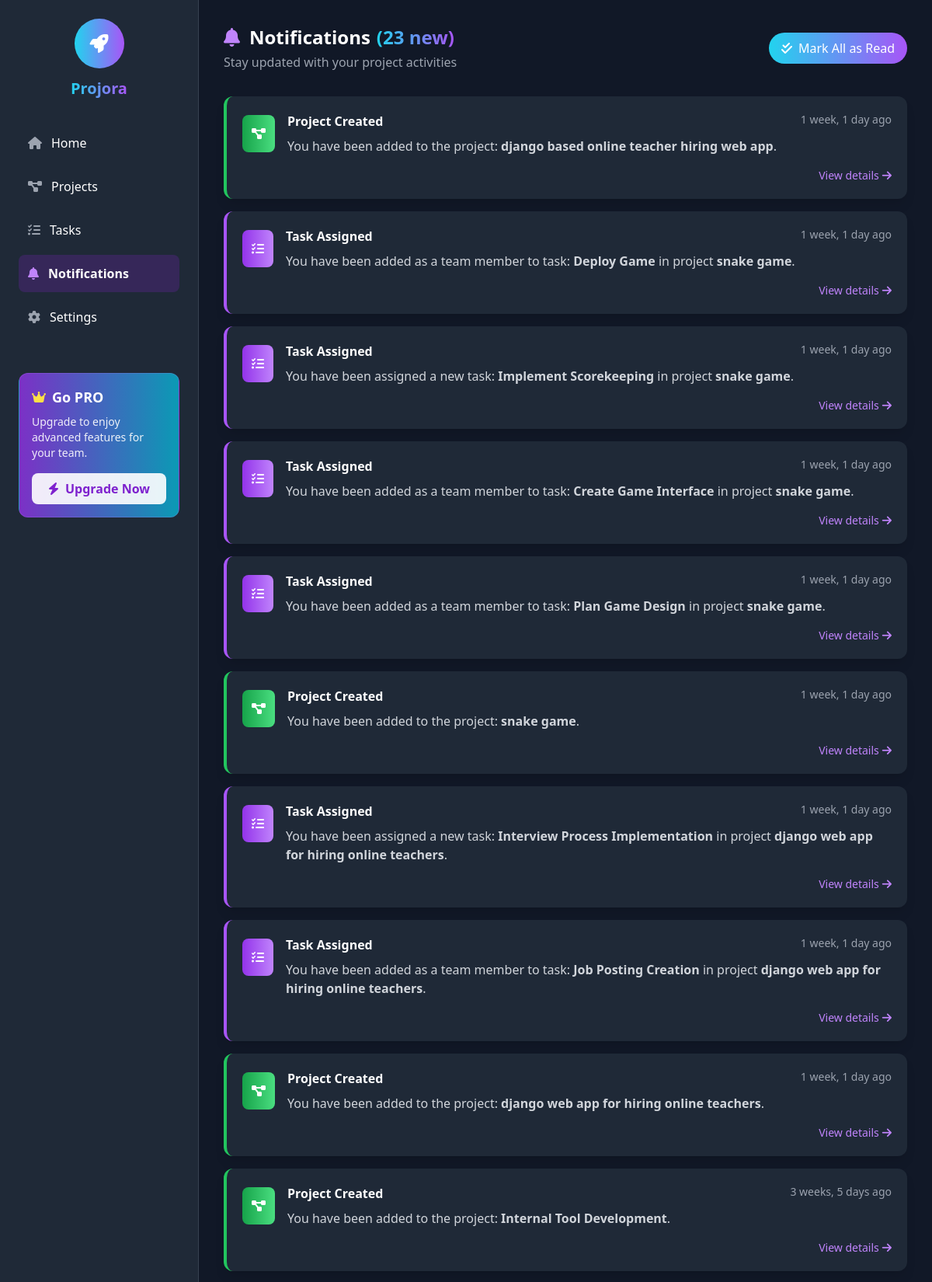
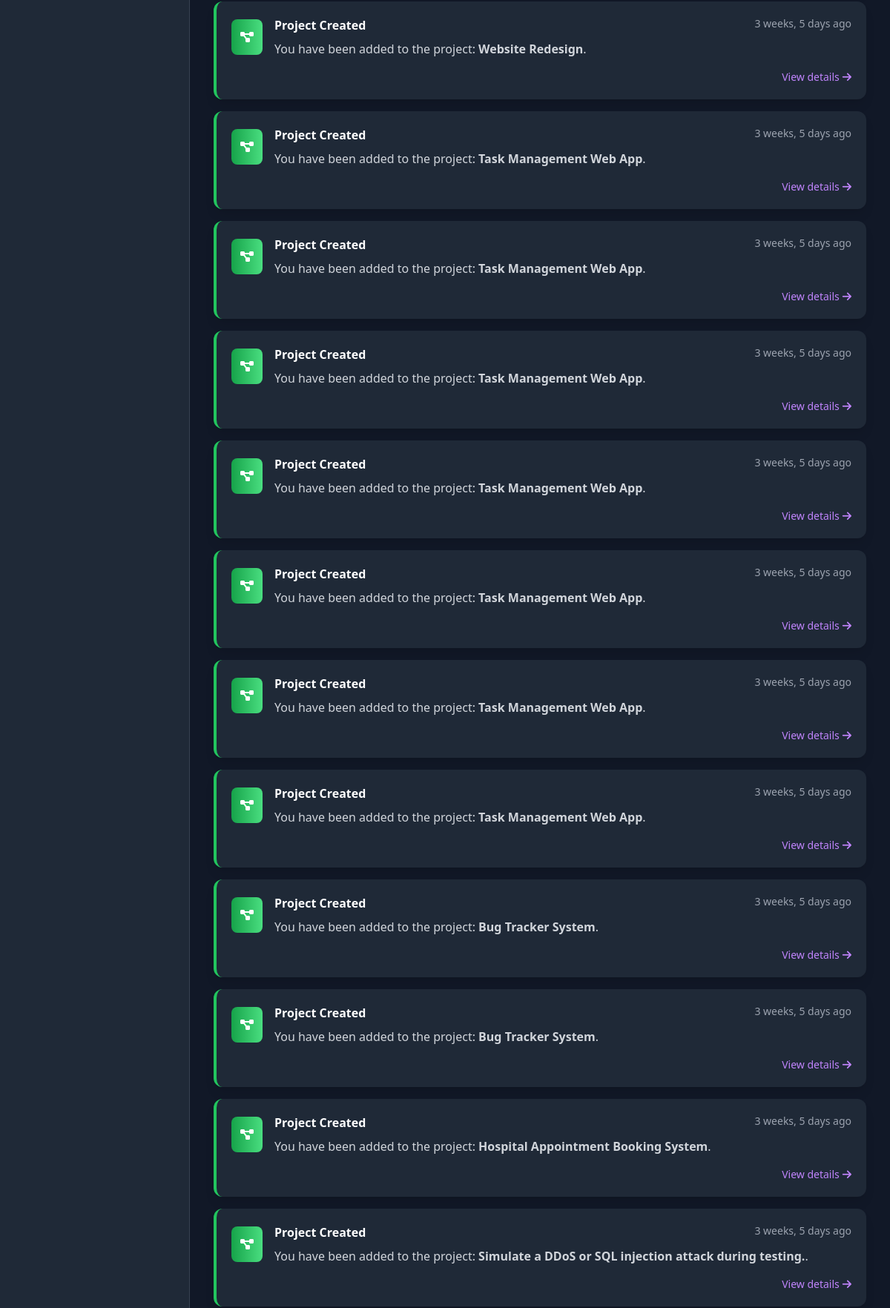
Page /notifications/notification/ (signed in, upper part) on the committed database (2 pictures, top to bottom).
### notification/models.py (models this page shows, shortened)
class Notification(models.Model):
    NOTIFICATION_TYPES = [
        ('task_assigned', 'Task Assigned'),
        ('project_created', 'Project Created'),
        ('deadline_alert', 'Deadline Alert'),
    ]
    user = models.ForeignKey(
        settings.AUTH_USER_MODEL,
        on_delete=models.CASCADE,
        related_name='notifications'  # ✅ Required for template access
    )
    message = models.TextField()
    is_read = models.BooleanField(default=False)
    created_at = models.DateTimeField(auto_now_add=True)
    notification_type = models.CharField(max_length=30, choices=NOTIFICATION_TYPES, default='project_created')
    link = models.URLField(blank=True, null=True)

### notification/views.py (the view)
# urls.py: path('notification/', views.notification_view, name='notification'),
@login_required
def notification_view(request):
    notifications = Notification.objects.filter(user=request.user).order_by('-created_at')
    unread_notifications = notifications.filter(is_read=False)
    notification_count = unread_notifications.count()
    return render(request, 'notification/notification.html', {
        'notifications': notifications,
        'unread_notifications': unread_notifications,
        'notification_count': notification_count
    })

### users/context_processors.py (called while the page is built)
def user_roles(request):
    user = request.user
    is_admin = False
    if user.is_authenticated:
        user_groups = user.groups.values_list('name', flat=True)
        is_admin = 'Admin' in user_groups
    return {
        'is_admin': is_admin
    }

### notification/templates/notification/notification.html (shortened to what this page needs)
{% load static %}
<!DOCTYPE html>
<html lang="en">
<head>
    <script src="https://cdn.tailwindcss.com"></script>
    <link rel="stylesheet" href="https://cdnjs.cloudflare.com/ajax/libs/font-awesome/6.4.0/css/all.min.css">
</head>
<body class="bg-gray-900 text-white">
<div class="flex min-h-screen">
    <aside class="bg-gray-800 text-white w-64 min-h-screen p-6 border-r border-gray-700 sticky top-0">
       <div class="mb-8 flex flex-col items-center">
        <div class="w-16 h-16 rounded-full bg-gradient-to-r from-cyan-400 to-purple-500 flex items-center justify-center mb-3 hover:rotate-12 transition-transform">
          <i class="fas fa-rocket text-2xl text-white"></i>
        </div>
        <h1 class="text-xl font-bold bg-gradient-to-r from-cyan-400 to-purple-500 text-transparent bg-clip-text">Projora</h1>
      </div>
        <nav>
            <ul class="space-y-2">
                <li>
                    {% if is_admin %}
                        <a href="{% url 'users:admin_dashboard' %}" class="flex items-center p-3 rounded-lg hover:bg-purple-800/50 transition-colors">
                            <i class="fas fa-home mr-3 text-gray-400"></i>
                            <span>Home</span>
                        </a>
                    {% else %}
                        <a href="{% url 'dashboard' %}" class="flex items-center p-3 rounded-lg hover:bg-purple-800/50 transition-colors">
                            <i class="fas fa-home mr-3 text-gray-400"></i>
                            <span>Home</span>
                        </a>
                    {% endif %}
                </li>
                <li>
                    <a href="{% url 'project:project_tab' %}" class="flex items-center p-3 rounded-lg hover:bg-purple-800/50 transition-colors">
                        <i class="fas fa-project-diagram mr-3 text-gray-400"></i>
                        <span>Projects</span>
                    </a>
                </li>
                <li>
                    <a href="{% url 'tasks:tasks_tab' %}" class="flex items-center p-3 rounded-lg hover:bg-purple-800/50 transition-colors">
                        <i class="fas fa-tasks mr-3 text-gray-400"></i>
                        <span>Tasks</span>
                    </a>
                </li>
                <li>
                    <a href="{% url 'notification:notification' %}" class="flex items-center p-3 rounded-lg bg-purple-800/30 font-semibold transition-colors">
                        <i class="fas fa-bell mr-3 text-purple-400"></i>
                        <span>Notifications</span>
                    </a>
                </li>
                <li>
                    <a href="{% url 'users:settings' %}" class="flex items-center p-3 rounded-lg hover:bg-purple-800/50 transition-colors">
                        <i class="fas fa-cog mr-3 text-gray-400"></i>
                        <span>Settings</span>
                    </a>
                </li>
            </ul>
        </nav>
        <div class="bg-gradient-to-r from-purple-600/80 to-cyan-500/80 p-4 rounded-xl mt-12 border border-purple-400/20">
            <div class="flex items-center">
                <i class="fas fa-crown text-yellow-300 mr-2"></i>
                <h3 class="font-bold text-lg">Go PRO</h3>
            </div>
            <p class="text-sm mt-2 opacity-90">Upgrade to enjoy advanced features for your team.</p>
            <button class="w-full bg-white/90 text-purple-700 px-4 py-2 mt-4 rounded-lg font-semibold hover:bg-white transition-colors flex items-center justify-center">
                <i class="fas fa-bolt mr-2"></i>
                Upgrade Now
            </button>
        </div>
    </aside>
    <div class="flex-1 p-8">
        <header class="flex flex-col md:flex-row justify-between items-start md:items-center mb-8 gap-4">
            <div>
                <h1 class="text-2xl font-bold flex items-center">
                    <i class="fas fa-bell mr-3 text-purple-400"></i>
                    Notifications
                    <span class="bg-gradient-to-r from-cyan-400 to-purple-500 text-transparent bg-clip-text ml-2">
                    </span>
                </h1>
                <p class="text-gray-400 mt-1">Stay updated with your project activities</p>
            </div>
            <div class="flex gap-4">
                <a href="{% url 'notification:mark_all_as_read' %}"
                   class="bg-gradient-to-r from-cyan-400 to-purple-500 text-white px-4 py-2 rounded-full hover:scale-105 transition-transform flex items-center">
                    <i class="fas fa-check-double mr-2"></i>
                    Mark All as Read
                </a>
            </div>
        </header>
        <div class="grid grid-cols-1 gap-4">
            {% for notification in notifications %}
            <div class="notification-card bg-gray-800 p-5 rounded-xl shadow-lg border-l-4
                {% if notification.notification_type == 'task_assigned' %} border-purple-500
                {% elif notification.notification_type == 'deadline_alert' %} border-red-500
                {% elif notification.notification_type == 'project_created' %} border-green-500
                {% else %} border-gray-700 {% endif %}">
                <div class="flex items-start gap-4">
                    <div class="relative mt-1">
                        <div class="notification-type-icon bg-gradient-to-r
                            {% if notification.notification_type == 'task_assigned' %} from-purple-600 to-purple-400
                            {% elif notification.notification_type == 'deadline_alert' %} from-red-600 to-red-400
                            {% elif notification.notification_type == 'project_created' %} from-green-600 to-green-400
                            {% else %} from-gray-600 to-gray-400 {% endif %}
                            p-3 rounded-lg">
                            {% if notification.notification_type == 'task_assigned' %}
                                <i class="fas fa-tasks text-white"></i>
                            {% elif notification.notification_type == 'project_created' %}
                                <i class="fas fa-project-diagram text-white"></i>
                            {% elif notification.notification_type == 'deadline_alert' %}
                                <i class="fas fa-clock text-white"></i>
                            {% else %}
                                <i class="fas fa-info-circle text-white"></i>
                            {% endif %}
                        </div>
                    </div>
                    <div class="flex-1">
                        <div class="flex justify-between items-start">
                            <h3 class="text-white font-semibold">{{ notification.get_notification_type_display }}</h3>
                            <span class="text-sm text-gray-400">{{ notification.created_at|timesince }} ago</span>
                        </div>
                        <p class="text-gray-300 mt-2">{{ notification.message|safe }}</p>
                        {% if notification.link %}
                        <div class="mt-4 flex justify-end">
                            <a href="{{ notification.link }}"
                               class="text-purple-400 hover:text-cyan-400 transition-colors flex items-center text-sm">
                                View details <i class="fas fa-arrow-right ml-1"></i>
                            </a>
                        </div>
                        {% endif %}
                    </div>
                </div>
            </div>
            {% endfor %}
        </div>
    </div>
</div>
</body>
</html>

### notification/templates/notification/notification.html (style rules this page uses)
.notification-card { animation: slideIn 0.4s ease forwards; opacity: 0; transition: all 0.3s ease; }
.notification-type-icon { transition: all 0.3s ease; }

### rows in the picture
Notification: notification_type "Project Created", created_at "1 week, 1 day", message "You have been added to the project: django based online teacher hiring web app ."
Notification: notification_type "Task Assigned", created_at "1 week, 1 day", message "You have been added as a team member to task: Deploy Game in project snake game ."
Notification: notification_type "Task Assigned", created_at "1 week, 1 day", message "You have been assigned a new task: Implement Scorekeeping in project snake game ."
Notification: notification_type "Task Assigned", created_at "1 week, 1 day", message "You have been added as a team member to task: Create Game Interface in project snake game ."
Notification: notification_type "Task Assigned", created_at "1 week, 1 day", message "You have been added as a team member to task: Plan Game Design in project snake game ."
Notification: notification_type "Project Created", created_at "1 week, 1 day", message "You have been added to the project: snake game ."
Notification: notification_type "Task Assigned", created_at "1 week, 1 day", message "You have been assigned a new task: Interview Process Implementation in project django web app for hiring online teachers ."
Notification: notification_type "Task Assigned", created_at "1 week, 1 day", message "You have been added as a team member to task: Job Posting Creation in project django web app for hiring online teachers ."
Notification: notification_type "Project Created", created_at "1 week, 1 day", message "You have been added to the project: django web app for hiring online teachers ."
Notification: notification_type "Project Created", created_at "3 weeks, 5 days", message "You have been added to the project: Internal Tool Development ."
Notification: notification_type "Project Created", created_at "3 weeks, 5 days", message "You have been added to the project: Website Redesign ."
Notification: notification_type "Project Created", created_at "3 weeks, 5 days", message "You have been added to the project: Task Management Web App ."
Notification: notification_type "Project Created", created_at "3 weeks, 5 days", message "You have been added to the project: Task Management Web App ."
Notification: notification_type "Project Created", created_at "3 weeks, 5 days", message "You have been added to the project: Task Management Web App ."
Notification: notification_type "Project Created", created_at "3 weeks, 5 days", message "You have been added to the project: Task Management Web App ."
Notification: notification_type "Project Created", created_at "3 weeks, 5 days", message "You have been added to the project: Task Management Web App ."
Notification: notification_type "Project Created", created_at "3 weeks, 5 days", message "You have been added to the project: Task Management Web App ."
Notification: notification_type "Project Created", created_at "3 weeks, 5 days", message "You have been added to the project: Task Management Web App ."
Notification: notification_type "Project Created", created_at "3 weeks, 5 days", message "You have been added to the project: Bug Tracker System ."
Notification: notification_type "Project Created", created_at "3 weeks, 5 days", message "You have been added to the project: Bug Tracker System ."
Notification: notification_type "Project Created", created_at "3 weeks, 5 days", message "You have been added to the project: Hospital Appointment Booking System ."
Notification: notification_type "Project Created", created_at "3 weeks, 5 days", message "You have been added to the project: Simulate a DDoS or SQL injection attack during testing. ."
